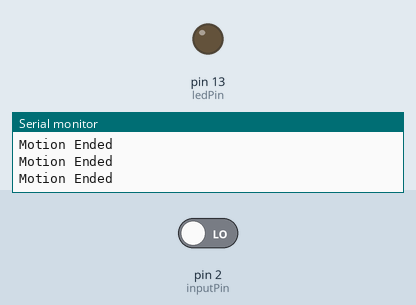
This sketch was run on a simulated Arduino Uno, built with avr-gcc and run on an emulated ATmega328P. Shown: output pins drawn as LEDs (lit = HIGH), the last lines printed to the serial monitor. The inputs (shaded band) are chosen by the test bench; at power-on: pin 2 (inputPin) LOW.

Above: at 2.8 s.
2.9 s: pin 2 (inputPin) driven HIGH
At 3.3 s:
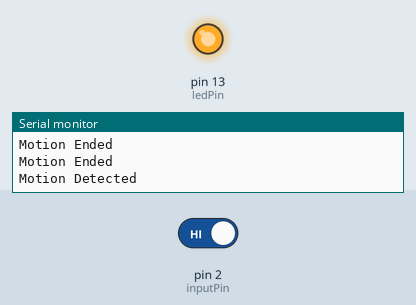
4.5 s: pin 2 (inputPin) driven LOW
At 6.1 s:
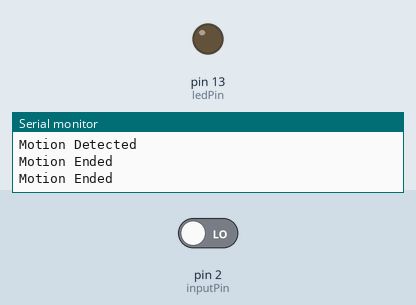
Timing chart, 0 to 7.6 s (numbered marks = the images above; inputs shaded):
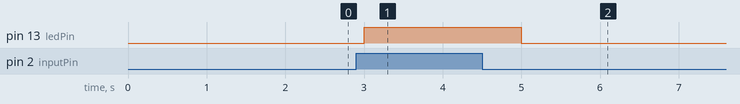

Measured:
- after the input at 2.9 s, pin 13 (ledPin): LOW → HIGH after 0.10 s
- after the input at 4.5 s, pin 13 (ledPin): HIGH → LOW after 0.50 s

The sketch:

PIR_motion_sensor.ino
```cpp
int ledPin=13;
  int inputPin=2;

  int val=0;
void setup() {
  // put your setup code here, to run once:

  pinMode(13,OUTPUT);
  pinMode(inputPin,INPUT);
  Serial.begin(9600);

}

void loop() {
  // put your main code here, to run repeatedly:
val=digitalRead(inputPin);
if(val==HIGH)
{
  Serial.print("Motion Detected\n");
  digitalWrite(13,HIGH);
  delay(1000);
}
else
{
Serial.print("Motion Ended\n");
digitalWrite(13,LOW);
delay(1000);
}
}
```
